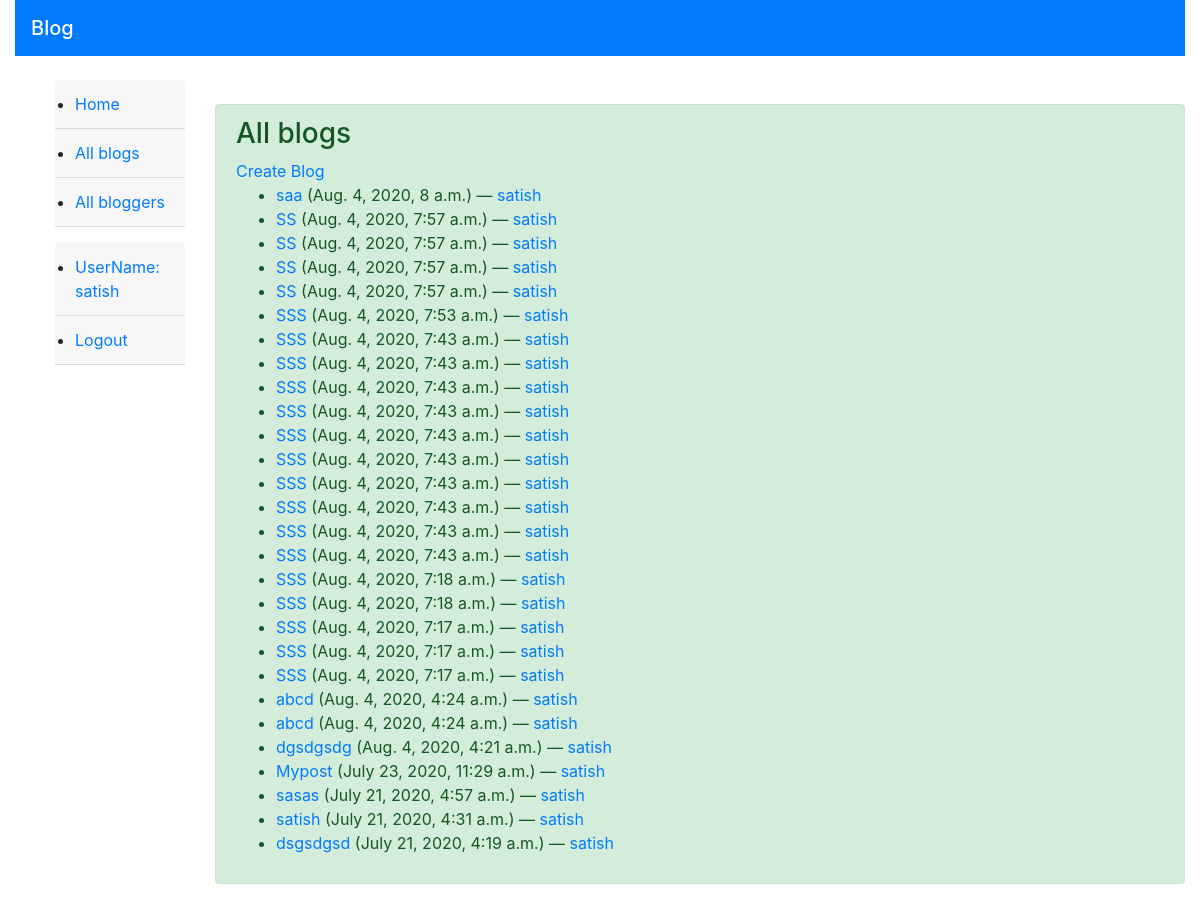
The app's page /blog/blogs/ (signed in), older data.
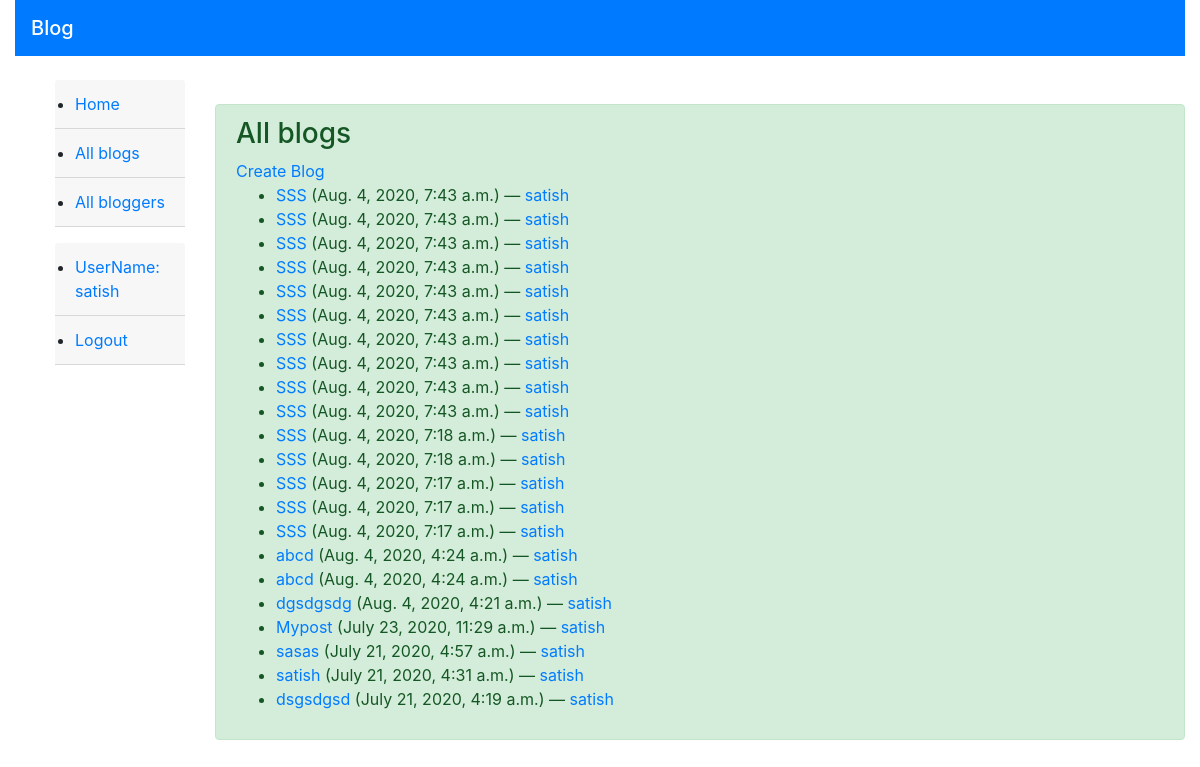
The same page, newer data.
### Blog/models.py (models this page shows, shortened)
class Blog(models.Model):
    name = models.CharField(max_length=500)
    author = models.ForeignKey(BlogAuthor, on_delete=models.SET_NULL, null=True)
    description = models.TextField(max_length=5000, help_text="Please Enter the blog description here.")
    post_date = models.DateTimeField(auto_now_add=True)
    class Meta:
        ordering = ["-post_date"]

class BlogAuthor(models.Model):
    user = models.OneToOneField(User, on_delete=models.SET_NULL, null=True)
    bio = models.TextField(max_length=500, help_text="Please Enter the bio details here.")
    class Meta:
        ordering = ["user", "bio"]
    def __str__(self):
        return self.user.username

### Blog/views.py (the view)
# urls.py: path('blogs/', views.BlogList.as_view(), name='blogs'),
class BlogList(View):
    def get(self, request):
        user = request.user
        blogger = BlogAuthor.objects.get(user=user)
        blogs = Blog.objects.filter(author=blogger).order_by('-post_date')
        most_recent = blogs[:3]
        page_request_var = 'page'
        context = {
                'blogs' : blogs,
                'page_request_var' : page_request_var,
                'most_recent': most_recent,
        }
        return render(request, "blog/blog_list.html", context)

### Blog/templates/blog/blog_list.html
{% extends "base_generic.html" %}
{% block content %}
    <br>
    <div class="alert alert-success" role="alert">
        <h3 class="alert-heading" >All blogs</h3>
        <a href="{% url 'create-blog' %}" class="button"> Create Blog</a>
        {% if blogs %}
            <ul>
                {% for blog in blogs %}
                    <li>
                        <a href="{% url 'blog-detail' blog.pk %}">{{ blog.name }}</a> ({{blog.post_date}}) — <a href="{% url 'blogs-by-author' blog.author.pk %}">{{ blog.author }}</a>
                    </li>
                {% endfor %}
            </ul>
        {% else %}
            <p>There are no blogs.</p>
        {% endif %}
    </div>
{% endblock %}

Row changes from the older to the newer data that the page shows:
removed Blog: name "saa", post_date "Aug. 4, 2020, 8 a.m.", author "satish"
removed Blog: name "SS", post_date "Aug. 4, 2020, 7:57 a.m.", author "satish"
removed Blog: name "SS", post_date "Aug. 4, 2020, 7:57 a.m.", author "satish"
removed Blog: name "SS", post_date "Aug. 4, 2020, 7:57 a.m.", author "satish"
removed Blog: name "SS", post_date "Aug. 4, 2020, 7:57 a.m.", author "satish"
removed Blog: name "SSS", post_date "Aug. 4, 2020, 7:53 a.m.", author "satish"
